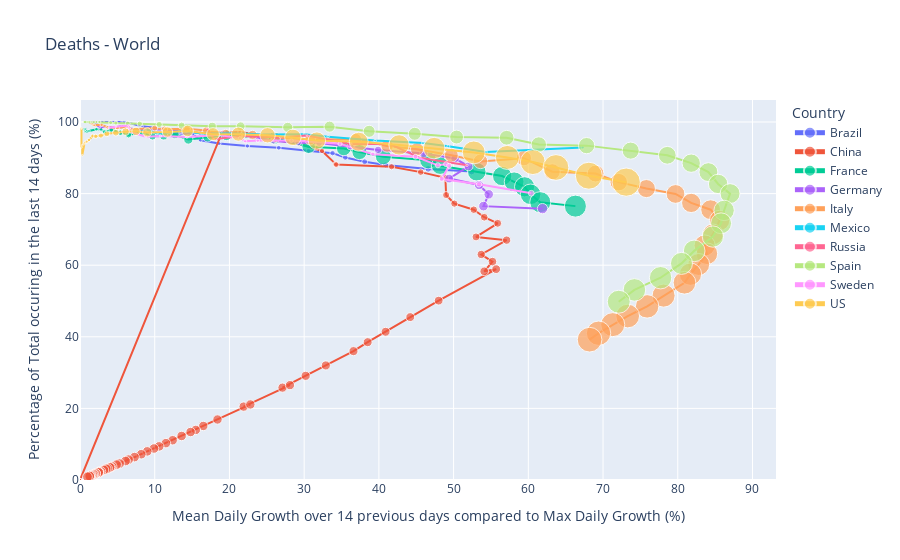

The code cell stored with this chart in its notebook:
### Markdown cell above
### Plot

### Code cell
if cases_w.value == 'Confirmed Cases':
    daily_cases_global_2 = plot_phase_space_world(daily_cases_global, 
                                           title = cases_w.value, time_window=int(tw_w.value), 
                                           n_cases = min_w.value, country=ct_w.value)
elif cases_w.value == 'Deaths':
    daily_deaths_global_2 = plot_phase_space_world(daily_deaths_global, 
                                            title = cases_w.value, time_window=int(tw_w.value), 
                                            n_cases = min_w.value, country=ct_w.value)
else:
    print('ERROR in dataframe')

### Figure 1 — Plotly figure (JSON) as saved in the notebook; plotly's stock layout.template omitted (floating-point values rounded to 4 significant figures; data arrays with more than 128 entries replaced by an {"elided": "..."} marker saying what was removed)
{"data": [{"customdata": [["3/25/20", 59, "Brazil", 13], ["3/26/20", 77, "Brazil", 18], ["3/27/20", 92, "Brazil", 15], ["3/28/20", 111, "Brazil", 19], ["3/29/20", 136, "Brazil", 25], ["3/30/20", 159, "Brazil", 23], ["3/31/20", 201, "Brazil", 42], ["4/1/20", 240, "Brazil", 39], ["4/2/20", 324, "Brazil", 84], ["4/3/20", 359, "Brazil", 35], ["4/4/20", 445, "Brazil", 86], ["4/5/20", 486, "Brazil", 41], ["4/6/20", 564, "Brazil", 78], ["4/7/20", 686, "Brazil", 122], ["4/8/20", 819, "Brazil", 133], ["4/9/20", 950, "Brazil", 131], ["4/10/20", 1057, "Brazil", 107], ["4/11/20", 1124, "Brazil", 67], ["4/12/20", 1223, "Brazil", 99], ["4/13/20", 1328, "Brazil", 105], ["4/14/20", 1532, "Brazil", 204], ["4/15/20", 1736, "Brazil", 204]], "hoverlabel": {"namelength": 0}, "hovertemplate": "Country =%{customdata[2]}<br>Mean growth over 14d compared to max growth =%{x}<br>% cases from last 14d =%{y}<br>Deaths=%{customdata[1]}<br>Date=%{customdata[0]}<br>Deaths today =%{customdata[3]}", "legendgroup": "Brazil", "marker": {"color": "#636efa", "size": [59, 77, 92, 111, 136, 159, 201, 240, 324, 359, 445, 486, 564, 686, 819, 950, 1057, 1124, 1223, 1328, 1532, 1736], "sizemode": "area", "sizeref": 70.81, "symbol": "circle"}, "mode": "lines+markers", "name": "Brazil", "showlegend": true, "type": "scatter", "x": [2.1, 2.7, 3.2, 3.9, 4.8, 5.6, 7, 8.3, 11.1, 12.2, 15.1, 16.1, 18.6, 22.4, 26.6, 30.6, 33.8, 35.5, 38.1, 40.9, 46.6, 52.4], "xaxis": "x", "y": [100, 100, 100, 100, 100, 100, 99.5, 98.8, 98.1, 96.9, 96.6, 94.9, 94, 93.3, 92.8, 91.9, 91.3, 90.1, 88.9, 88, 86.9, 86.2], "yaxis": "y"}, {"customdata": {"elided": "81x4 mixed values"}, "hoverlabel": {"namelength": 0}, "hovertemplate": "Country =%{customdata[2]}<br>Mean growth over 14d compared to max growth =%{x}<br>% cases from last 14d =%{y}<br>Deaths=%{customdata[1]}<br>Date=%{customdata[0]}<br>Deaths today =%{customdata[3]}", "legendgroup": "China", "marker": {"color": "#EF553B", "size": [56, 82, 131, 133, 171, 213, 259, 361, 425, 491, 563, 633, 718, 805, 905, 1012, 1112, 1117, 1369, 1521, 1663, 1766, 1864, 2003, 2116, 2238, 2238, 2443, 2445, 2595, 2665, 2717, 2746, 2790, 2837, 2872, 2914, 2947, 2983, 3015, 3044, 3072, 3100, 3123, 3139, 3161, 3172, 3180, 3193, 3203, 3217, 3230, 3241, 3249, 3253, 3259, 3274, 3274, 3281, 3285, 3291, 3296, 3299, 3304, 3308, 3309, 3316, 3322, 3326, 3330, 3333, 3335, 3335, 3337, 3339, 3340, 3343, 3343, 3345, 3345, 3346], "sizemode": "area", "sizeref": 70.81, "symbol": "circle"}, "mode": "lines+markers", "name": "China", "showlegend": true, "type": "scatter", "x": [0, 0, 0, 0, 0, 0, 0, 0, 0, 0, 19, 21.4, 24.1, 26.6, 29.6, 32.4, 34.2, 34.3, 41.7, 45.6, 48.9, 49, 50.1, 52.7, 54.1, 55.9, 53, 57.1, 53.7, 55.2, 54.1, 55.7, 48, 44.2, 40.9, 38.5, 36.6, 32.9, 30.2, 27.1, 28.1, 21.9, 22.8, 18.4, 16.5, 15.5, 14.8, 13.6, 12.4, 11.5, 10.6, 9.9, 9, 8.2, 7.3, 6.5, 6.1, 5.3, 4.9, 4.3, 4.1, 4, 3.7, 3.5, 3.2, 2.8, 2.6, 2.5, 2.5, 2.5, 2.1, 2.1, 1.9, 1.8, 1.7, 1.5, 1.5, 1.4, 1.3, 1.3, 1], "xaxis": "x", "y": [0, 0, 0, 0, 0, 0, 0, 0, 0, 0, 97, 97.2, 96.4, 94.8, 93.8, 91.9, 88.2, 88.1, 87.5, 86, 84.4, 79.6, 77.2, 75.5, 73.4, 71.7, 67.9, 67, 63, 61, 58.3, 58.9, 50.1, 45.5, 41.4, 38.5, 36, 32, 29.1, 25.8, 26.5, 20.5, 21.1, 16.9, 15.1, 14, 13.4, 12.3, 11.1, 10.3, 9.4, 8.8, 8, 7.2, 6.4, 5.7, 5.3, 4.6, 4.3, 3.8, 3.6, 3.5, 3.2, 3.1, 2.8, 2.4, 2.3, 2.2, 2.2, 2.1, 1.8, 1.8, 1.6, 1.6, 1.4, 1.3, 1.3, 1.2, 1.1, 1.1, 0.9], "yaxis": "y"}, {"customdata": {"elided": "34x4 mixed values"}, "hoverlabel": {"namelength": 0}, "hovertemplate": "Country =%{customdata[2]}<br>Mean growth over 14d compared to max growth =%{x}<br>% cases from last 14d =%{y}<br>Deaths=%{customdata[1]}<br>Date=%{customdata[0]}<br>Deaths today =%{customdata[3]}", "legendgroup": "France", "marker": {"color": "#00cc96", "size": [79, 91, 91, 149, 149, 149, 244, 451, 563, 676, 862, 1102, 1333, 1698, 1997, 2317, 2611, 3030, 3532, 4043, 5398, 6520, 7574, 8093, 8926, 10343, 10887, 12228, 13215, 13851, 14412, 14986, 15748, 17188], "sizemode": "area", "sizeref": 70.81, "symbol": "circle"}, "mode": "lines+markers", "name": "France", "showlegend": true, "type": "scatter", "x": [0.4, 0.4, 0.4, 0.7, 0.7, 0.7, 1.2, 2.2, 2.8, 3.3, 4.2, 5.4, 6.5, 8.3, 9.7, 11.2, 12.7, 14.5, 17.1, 19.6, 26, 30.6, 35.3, 37.4, 40.6, 46.6, 48.2, 53.1, 56.5, 58.1, 59.5, 60.3, 61.6, 66.3], "xaxis": "x", "y": [97.5, 97.8, 97.8, 98, 97.3, 97.3, 97.5, 98, 98, 97.2, 97.8, 97, 96.4, 97.2, 96, 96.1, 96.5, 95.1, 95.8, 96.3, 95.5, 93.1, 92.6, 91.6, 90.3, 89.3, 87.8, 86.1, 84.9, 83.3, 81.9, 79.8, 77.6, 76.5], "yaxis": "y"}, {"customdata": [["3/20/20", 67, "Germany", 23], ["3/21/20", 84, "Germany", 17], ["3/22/20", 94, "Germany", 10], ["3/23/20", 123, "Germany", 29], ["3/24/20", 157, "Germany", 34], ["3/25/20", 206, "Germany", 49], ["3/26/20", 267, "Germany", 61], ["3/27/20", 342, "Germany", 75], ["3/28/20", 433, "Germany", 91], ["3/29/20", 533, "Germany", 100], ["3/30/20", 645, "Germany", 112], ["3/31/20", 775, "Germany", 130], ["4/1/20", 920, "Germany", 145], ["4/2/20", 1107, "Germany", 187], ["4/3/20", 1275, "Germany", 168], ["4/4/20", 1444, "Germany", 169], ["4/5/20", 1584, "Germany", 140], ["4/6/20", 1810, "Germany", 226], ["4/7/20", 2016, "Germany", 206], ["4/8/20", 2349, "Germany", 333], ["4/9/20", 2607, "Germany", 258], ["4/10/20", 2767, "Germany", 160], ["4/11/20", 2736, "Germany", -31], ["4/12/20", 3022, "Germany", 286], ["4/13/20", 3194, "Germany", 172], ["4/14/20", 3294, "Germany", 100], ["4/15/20", 3804, "Germany", 510]], "hoverlabel": {"namelength": 0}, "hovertemplate": "Country =%{customdata[2]}<br>Mean growth over 14d compared to max growth =%{x}<br>% cases from last 14d =%{y}<br>Deaths=%{customdata[1]}<br>Date=%{customdata[0]}<br>Deaths today =%{customdata[3]}", "legendgroup": "Germany", "marker": {"color": "#ab63fa", "size": [67, 84, 94, 123, 157, 206, 267, 342, 433, 533, 645, 775, 920, 1107, 1275, 1444, 1584, 1810, 2016, 2349, 2607, 2767, 2736, 3022, 3194, 3294, 3804], "sizemode": "area", "sizeref": 70.81, "symbol": "circle"}, "mode": "lines+markers", "name": "Germany", "showlegend": true, "type": "scatter", "x": [1.4, 1.8, 2, 2.6, 3.3, 4.4, 5.7, 7.2, 9.1, 11.2, 13.5, 16.1, 19.1, 22.8, 25.9, 29.2, 32, 36.2, 39.9, 46, 50.2, 52, 49.4, 53.4, 54.7, 54, 61.9], "xaxis": "x", "y": [100, 100, 100, 98.4, 98.7, 98.5, 98.9, 98, 97.9, 97.9, 97.4, 96.9, 97, 96, 94.7, 94.2, 94.1, 93.2, 92.2, 91.2, 89.8, 87.6, 84.2, 82.4, 79.8, 76.5, 75.8], "yaxis": "y"}, {"customdata": {"elided": "45x4 mixed values"}, "hoverlabel": {"namelength": 0}, "hovertemplate": "Country =%{customdata[2]}<br>Mean growth over 14d compared to max growth =%{x}<br>% cases from last 14d =%{y}<br>Deaths=%{customdata[1]}<br>Date=%{customdata[0]}<br>Deaths today =%{customdata[3]}", "legendgroup": "Italy", "marker": {"color": "#FFA15A", "size": [52, 79, 107, 148, 197, 233, 366, 463, 631, 827, 827, 1266, 1441, 1809, 2158, 2503, 2978, 3405, 4032, 4825, 5476, 6077, 6820, 7503, 8215, 9134, 10023, 10779, 11591, 12428, 13155, 13915, 14681, 15362, 15887, 16523, 17127, 17669, 18279, 18849, 19468, 19899, 20465, 21067, 21645], "sizemode": "area", "sizeref": 70.81, "symbol": "circle"}, "mode": "lines+markers", "name": "Italy", "showlegend": true, "type": "scatter", "x": [0.4, 0.6, 0.9, 1.2, 1.6, 1.9, 2.9, 3.7, 5, 6.5, 6.5, 10, 11.3, 14.3, 16.9, 19.5, 23.1, 26.2, 30.8, 36.9, 41.1, 45.1, 49.7, 53.6, 59.4, 63.2, 69, 72.1, 75.8, 79.7, 81.8, 84.4, 85.6, 84.7, 83.6, 83.9, 82.8, 81.7, 80.9, 78.1, 75.9, 73.3, 71.3, 69.4, 68.2], "xaxis": "x", "y": [100, 100, 100, 100, 99.5, 99.1, 99.2, 98.5, 98.4, 98.5, 97.9, 98.3, 98, 98.1, 97.6, 96.8, 96.4, 95.7, 95.1, 95.2, 93.3, 92.4, 90.7, 89, 89.9, 86.1, 85.6, 83.2, 81.4, 79.9, 77.4, 75.5, 72.5, 68.6, 65.5, 63.2, 60.2, 57.5, 55.1, 51.5, 48.5, 45.8, 43.4, 41, 39.2], "yaxis": "y"}, {"customdata": [["4/3/20", 50, "Mexico", 13], ["4/4/20", 60, "Mexico", 10], ["4/5/20", 79, "Mexico", 19], ["4/6/20", 94, "Mexico", 15], ["4/7/20", 125, "Mexico", 31], ["4/8/20", 141, "Mexico", 16], ["4/9/20", 174, "Mexico", 33], ["4/10/20", 194, "Mexico", 20], ["4/11/20", 233, "Mexico", 39], ["4/12/20", 273, "Mexico", 40], ["4/13/20", 296, "Mexico", 23], ["4/14/20", 332, "Mexico", 36], ["4/15/20", 406, "Mexico", 74]], "hoverlabel": {"namelength": 0}, "hovertemplate": "Country =%{customdata[2]}<br>Mean growth over 14d compared to max growth =%{x}<br>% cases from last 14d =%{y}<br>Deaths=%{customdata[1]}<br>Date=%{customdata[0]}<br>Deaths today =%{customdata[3]}", "legendgroup": "Mexico", "marker": {"color": "#19d3f3", "size": [50, 60, 79, 94, 125, 141, 174, 194, 233, 273, 296, 332, 406], "sizemode": "area", "sizeref": 70.81, "symbol": "circle"}, "mode": "lines+markers", "name": "Mexico", "showlegend": true, "type": "scatter", "x": [8.8, 10.4, 13.8, 16.2, 21.6, 24.3, 30, 33.2, 39.5, 45.9, 49.3, 54.3, 67.3], "xaxis": "x", "y": [98, 96.7, 97.5, 96.8, 96.8, 96.5, 96.6, 95.9, 94.8, 94.1, 93.2, 91.6, 92.9], "yaxis": "y"}, {"customdata": [["4/7/20", 58, "Russia", 11], ["4/8/20", 63, "Russia", 5], ["4/9/20", 76, "Russia", 13], ["4/10/20", 94, "Russia", 18], ["4/11/20", 106, "Russia", 12], ["4/12/20", 130, "Russia", 24], ["4/13/20", 148, "Russia", 18], ["4/14/20", 170, "Russia", 22], ["4/15/20", 198, "Russia", 28]], "hoverlabel": {"namelength": 0}, "hovertemplate": "Country =%{customdata[2]}<br>Mean growth over 14d compared to max growth =%{x}<br>% cases from last 14d =%{y}<br>Deaths=%{customdata[1]}<br>Date=%{customdata[0]}<br>Deaths today =%{customdata[3]}", "legendgroup": "Russia", "marker": {"color": "#FF6692", "size": [58, 63, 76, 94, 106, 130, 148, 170, 198], "sizemode": "area", "sizeref": 70.81, "symbol": "circle"}, "mode": "lines+markers", "name": "Russia", "showlegend": true, "type": "scatter", "x": [17, 17.9, 21.7, 26.8, 30.4, 36.3, 41.4, 45.5, 51.8], "xaxis": "x", "y": [98.3, 95.2, 96.1, 95.7, 96.2, 93.8, 93.9, 90, 87.9], "yaxis": "y"}, {"customdata": {"elided": "36x4 mixed values"}, "hoverlabel": {"namelength": 0}, "hovertemplate": "Country =%{customdata[2]}<br>Mean growth over 14d compared to max growth =%{x}<br>% cases from last 14d =%{y}<br>Deaths=%{customdata[1]}<br>Date=%{customdata[0]}<br>Deaths today =%{customdata[3]}", "legendgroup": "Spain", "marker": {"color": "#B6E880", "size": [54, 55, 133, 195, 289, 342, 533, 623, 830, 1043, 1375, 1772, 2311, 2808, 3647, 4365, 5138, 5982, 6803, 7716, 8464, 9387, 10348, 11198, 11947, 12641, 13341, 14045, 14792, 15447, 16081, 16606, 17209, 17756, 18056, 18708], "sizemode": "area", "sizeref": 70.81, "symbol": "circle"}, "mode": "lines+markers", "name": "Spain", "showlegend": true, "type": "scatter", "x": [0.4, 0.4, 1, 1.5, 2.2, 2.6, 4.1, 4.8, 6.4, 8, 10.6, 13.6, 17.7, 21.5, 27.8, 33.4, 38.7, 44.8, 50.4, 57.1, 61.4, 67.8, 73.7, 78.6, 81.8, 84.1, 85.4, 87, 86.2, 85.8, 84.7, 82.2, 80.5, 77.7, 74.2, 72.1], "xaxis": "x", "y": [100, 100, 100, 100, 100, 100, 99.8, 99.7, 99.6, 99.5, 99.3, 99, 98.8, 98.8, 98.5, 98.7, 97.4, 96.7, 95.8, 95.6, 93.7, 93.4, 92, 90.7, 88.5, 86, 82.7, 80, 75.3, 71.7, 68, 64, 60.5, 56.5, 53.1, 49.8], "yaxis": "y"}, {"customdata": [["3/25/20", 62, "Sweden", 26], ["3/26/20", 77, "Sweden", 15], ["3/27/20", 105, "Sweden", 28], ["3/28/20", 105, "Sweden", 0], ["3/29/20", 110, "Sweden", 5], ["3/30/20", 146, "Sweden", 36], ["3/31/20", 180, "Sweden", 34], ["4/1/20", 239, "Sweden", 59], ["4/2/20", 308, "Sweden", 69], ["4/3/20", 358, "Sweden", 50], ["4/4/20", 373, "Sweden", 15], ["4/5/20", 401, "Sweden", 28], ["4/6/20", 477, "Sweden", 76], ["4/7/20", 591, "Sweden", 114], ["4/8/20", 687, "Sweden", 96], ["4/9/20", 793, "Sweden", 106], ["4/10/20", 870, "Sweden", 77], ["4/11/20", 887, "Sweden", 17], ["4/12/20", 899, "Sweden", 12], ["4/13/20", 919, "Sweden", 20], ["4/14/20", 1033, "Sweden", 114], ["4/15/20", 1203, "Sweden", 170]], "hoverlabel": {"namelength": 0}, "hovertemplate": "Country =%{customdata[2]}<br>Mean growth over 14d compared to max growth =%{x}<br>% cases from last 14d =%{y}<br>Deaths=%{customdata[1]}<br>Date=%{customdata[0]}<br>Deaths today =%{customdata[3]}", "legendgroup": "Sweden", "marker": {"color": "#FF97FF", "size": [62, 77, 105, 105, 110, 146, 180, 239, 308, 358, 373, 401, 477, 591, 687, 793, 870, 887, 899, 919, 1033, 1203], "sizemode": "area", "sizeref": 70.81, "symbol": "circle"}, "mode": "lines+markers", "name": "Sweden", "showlegend": true, "type": "scatter", "x": [3.8, 4.8, 6.5, 6.5, 6.7, 8.8, 10.8, 14.3, 18.6, 21.4, 22.1, 23.8, 28.3, 34.8, 39.2, 44.9, 47.9, 49, 49.4, 48.4, 53.4, 60.4], "xaxis": "x", "y": [98.4, 98.7, 99, 98.1, 97.3, 95.9, 96.1, 95.8, 96.4, 95.5, 94.6, 94.8, 94.8, 93.9, 91, 90.3, 87.9, 88.2, 87.8, 84.1, 82.6, 80.1], "yaxis": "y"}, {"customdata": {"elided": "33x4 mixed values"}, "hoverlabel": {"namelength": 0}, "hovertemplate": "Country =%{customdata[2]}<br>Mean growth over 14d compared to max growth =%{x}<br>% cases from last 14d =%{y}<br>Deaths=%{customdata[1]}<br>Date=%{customdata[0]}<br>Deaths today =%{customdata[3]}", "legendgroup": "US", "marker": {"color": "#FECB52", "size": [54, 63, 85, 108, 118, 200, 244, 307, 417, 557, 706, 942, 1209, 1581, 2026, 2467, 2978, 3873, 4757, 5926, 7087, 8407, 9619, 10783, 12722, 14695, 16478, 18586, 20463, 22020, 23529, 25832, 28326], "sizemode": "area", "sizeref": 70.81, "symbol": "circle"}, "mode": "lines+markers", "name": "US", "showlegend": true, "type": "scatter", "x": [0.2, 0.2, 0.2, 0.3, 0.3, 0.6, 0.7, 0.9, 1.2, 1.7, 2.1, 2.8, 3.6, 4.8, 6.1, 7.5, 9, 11.7, 14.4, 17.8, 21.2, 25.1, 28.5, 31.7, 37.3, 42.7, 47.4, 52.7, 57.2, 60.6, 63.7, 68.1, 73.1], "xaxis": "x", "y": [98.1, 98.4, 92.9, 93.5, 90.7, 94, 94.3, 94.5, 95, 96.1, 96, 96.2, 96.7, 97, 97.3, 97.4, 97.1, 97.2, 97.5, 96.6, 96.6, 96.3, 95.7, 94.8, 94.5, 93.6, 92.7, 91.5, 90.1, 88.8, 87.3, 85, 83.2], "yaxis": "y"}], "layout": {"legend": {"itemsizing": "constant", "title": {"text": "Country "}, "tracegroupgap": 0}, "title": {"text": "Deaths - World"}, "xaxis": {"anchor": "y", "domain": [0, 1], "rangemode": "tozero", "title": {"text": "Mean Daily Growth over 14 previous days compared to Max Daily Growth (%)"}}, "yaxis": {"anchor": "x", "domain": [0, 1], "rangemode": "tozero", "title": {"text": "Percentage of Total occuring in the last 14 days (%)"}}}}
